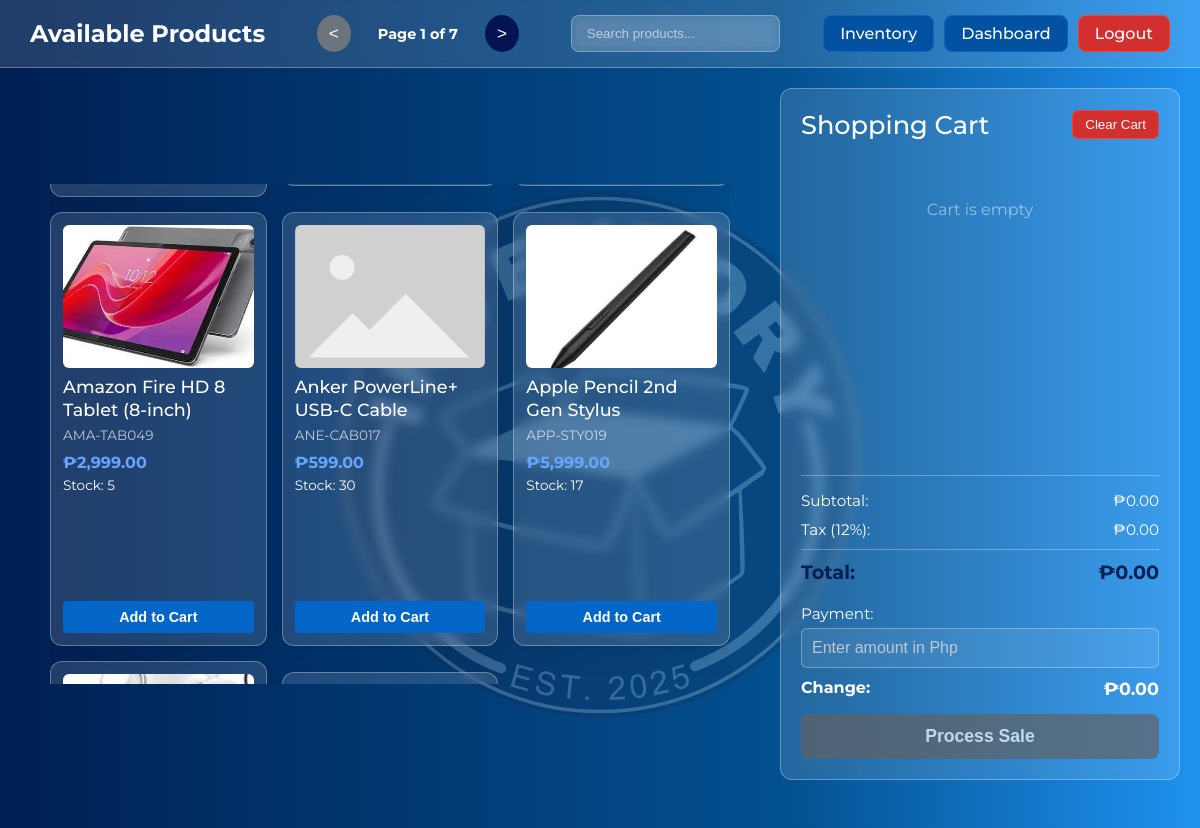
The page /pos.php (signed in) on the database as committed earlier.
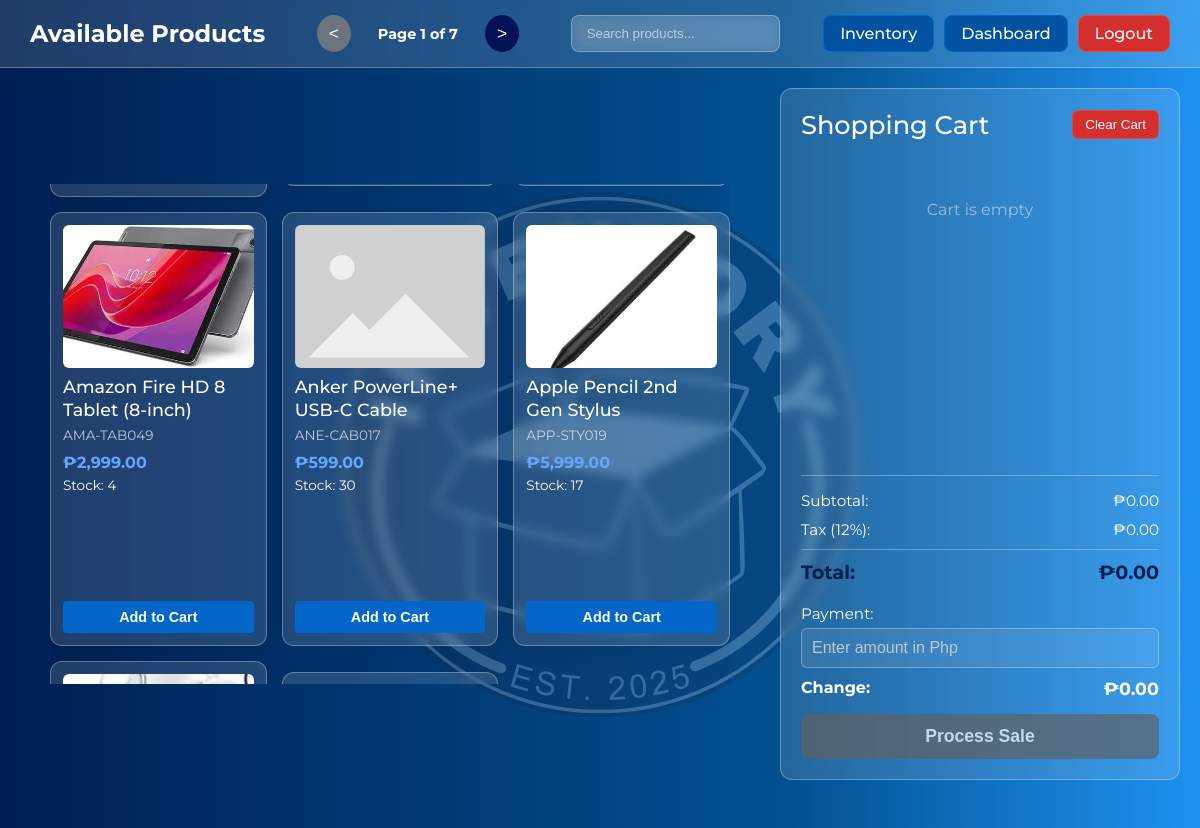
The same page on the database as committed later.
### tables this page shows
CREATE TABLE products (
    code TEXT PRIMARY KEY,
    name TEXT NOT NULL,
    description TEXT,
    price REAL NOT NULL,
    quantity INTEGER NOT NULL,
    image1 TEXT,
    image2 TEXT
, createdAt DATETIME, soldQuantity INTEGER DEFAULT 0);

### pos.php (the view, shortened to what this page needs)
<?php
try {
    $dbPath = __DIR__ . DIRECTORY_SEPARATOR . "inventory.db";
    $db = new PDO("sqlite:$dbPath");
    $db->setAttribute(PDO::ATTR_ERRMODE, PDO::ERRMODE_EXCEPTION);
} catch (PDOException $e) {
    die("Database connection failed: " . $e->getMessage());
}
$products = $db
    ->query("SELECT * FROM products WHERE quantity > 0 ORDER BY name ASC")
    ->fetchAll(PDO::FETCH_ASSOC);
?>
<!DOCTYPE html>
<html lang="en">
<head>
    <link rel="stylesheet" href="styles/pos.css">
</head>
<body>
    <div class="pos-container">
        <img src="assets/logo.svg" class="pos-logo">
        <div class="pos-header">
            <h2>Available Products</h2>
            <div class="pagination-controls">
                <button class="nav-button prev-btn" id="prevBtn" disabled>&lt;</button>
                <span id="pageInfo">Page 1 of 1</span>
                <button class="nav-button next-btn" id="nextBtn" disabled>&gt;</button>
            </div>
            <div class="search-container">
                <input type="text" id="searchInput" placeholder="Search products..." onkeyup="filterProducts()">
            </div>
            <div class="header-actions">
                <?php if (
                    isset($_SESSION["role"]) &&
                    $_SESSION["role"] === "admin"
                ): ?>
                    <a href="inventory.php" class="btn-secondary">Inventory</a>
                    <a href="dashboard.php" class="btn-secondary">Dashboard</a>
                <?php endif; ?>
                <a href="logout.php" class="btn-logout">Logout</a>
            </div>
        </div>
        <div class="pos-main">
            <div class="products-section">
                <div class="products-container">
                    <div class="products-wrapper">
                        <div class="products-grid" id="productsGrid">
                        <?php foreach ($products as $p): ?>
                    <div class="product-card" data-code="<?php echo htmlspecialchars(
                        $p["code"],
                    ); ?>"
                         data-name="<?php echo htmlspecialchars($p["name"]); ?>"
                         data-price="<?php echo $p["price"]; ?>"
                         data-stock="<?php echo $p["quantity"]; ?>">
                        <div class="product-image">
                            <?php if ($p["image1"]): ?>
                                <img src="<?php echo htmlspecialchars(
                                    $p["image1"],
                                ); ?>" alt="Product" onclick="openProductImage('<?php echo htmlspecialchars(
    $p["image1"],
); ?>')">
                            <?php else: ?>
                                <img src="assets/placeholder.svg" alt="Product">
                            <?php endif; ?>
                        </div>
                        <div class="product-info">
                            <h4><?php echo htmlspecialchars($p["name"]); ?></h4>
                            <p class="product-code"><?php echo htmlspecialchars(
                                $p["code"],
                            ); ?></p>
                            <p class="product-price">₱<?php echo number_format(
                                $p["price"],
                                2,
                            ); ?></p>
                            <p class="product-stock">Stock: <?php echo $p[
                                "quantity"
                            ]; ?></p>
                            <button onclick="addToCart('<?php echo htmlspecialchars(
                                $p["code"],
                            ); ?>', '<?php echo htmlspecialchars(
    $p["name"],
); ?>', <?php echo $p["price"]; ?>, <?php echo $p["quantity"]; ?>)"
                                    class="btn-add-cart">Add to Cart</button>
                        </div>
                    </div>
                    <?php endforeach; ?>
                        </div>
                    </div>
                </div>
            </div>
            <div class="cart-section">
                <div class="cart-header">
                    <h2>Shopping Cart</h2>
                    <button onclick="clearCart()" class="btn-clear">Clear Cart</button>
                </div>
                <div class="cart-items" id="cartItems">
                    <div class="empty-cart">
                        <p>Cart is empty</p>
                    </div>
                </div>
                <div class="cart-summary">
                    <div class="summary-row">
                        <span>Subtotal:</span>
                        <span id="subtotal">₱0.00</span>
                    </div>
                    <div class="summary-row">
                        <span>Tax (12%):</span>
                        <span id="tax">₱0.00</span>
                    </div>
                    <div class="summary-row total">
                        <span>Total:</span>
                        <span id="total">₱0.00</span>
                    </div>
                    <div class="payment-section">
                        <label for="payment">Payment:</label>
                        <input type="number" id="payment" placeholder="Enter amount in Php" step="0.01" min="0" onkeyup="calculateChange()">
                        <div class="change-row">
                            <span>Change:</span>
                            <span id="change">₱0.00</span>
                        </div>
                    </div>
                    <button onclick="processSale()" class="btn-checkout" id="checkoutBtn" disabled>
                        Process Sale
                    </button>
                </div>
            </div>
        </div>
    </div>
</body>
</html>

Rows that differ between the two databases and show on the page:
changed products "Amazon Fire HD 8 Tablet (8-inch)": quantity "5" → "4"
